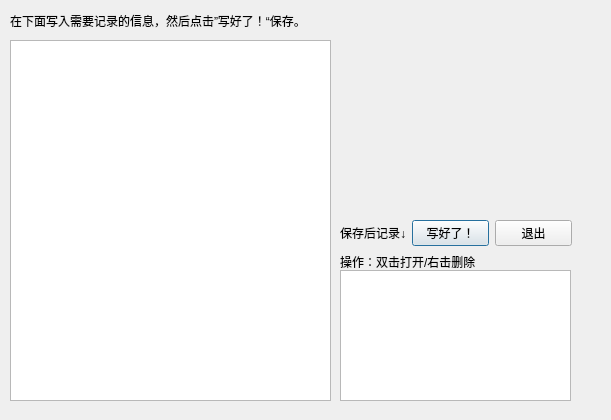
<?xml version="1.0" encoding="UTF-8"?>
<ui version="4.0">
 <class>CreateNotepadDialog</class>
 <widget class="QDialog" name="CreateNotepadDialog">
  <property name="geometry">
   <rect>
    <x>0</x>
    <y>0</y>
    <width>611</width>
    <height>420</height>
   </rect>
  </property>
  <property name="minimumSize">
   <size>
    <width>611</width>
    <height>420</height>
   </size>
  </property>
  <property name="maximumSize">
   <size>
    <width>611</width>
    <height>420</height>
   </size>
  </property>
  <property name="windowTitle">
   <string>记事本</string>
  </property>
  <widget class="QLabel" name="label">
   <property name="geometry">
    <rect>
     <x>0</x>
     <y>0</y>
     <width>611</width>
     <height>421</height>
    </rect>
   </property>
   <property name="styleSheet">
    <string notr="true">background-image: url(:/pic/backgroundEdit.png);</string>
   </property>
   <property name="text">
    <string/>
   </property>
  </widget>
  <widget class="QListWidget" name="listWidget_record">
   <property name="geometry">
    <rect>
     <x>340</x>
     <y>270</y>
     <width>231</width>
     <height>131</height>
    </rect>
   </property>
  </widget>
  <widget class="QTextEdit" name="textEdit_content">
   <property name="geometry">
    <rect>
     <x>10</x>
     <y>40</y>
     <width>321</width>
     <height>361</height>
    </rect>
   </property>
  </widget>
  <widget class="QLabel" name="label_2">
   <property name="geometry">
    <rect>
     <x>360</x>
     <y>10</y>
     <width>231</width>
     <height>163</height>
    </rect>
   </property>
   <property name="styleSheet">
    <string notr="true">background-image: url(:/pic/5.png);</string>
   </property>
   <property name="text">
    <string/>
   </property>
  </widget>
  <widget class="QLabel" name="label_intro">
   <property name="geometry">
    <rect>
     <x>10</x>
     <y>0</y>
     <width>331</width>
     <height>41</height>
    </rect>
   </property>
   <property name="styleSheet">
    <string notr="true">font: 9 pt &quot;微软雅黑&quot;;</string>
   </property>
   <property name="text">
    <string>在下面写入需要记录的信息，然后点击”写好了！“保存。</string>
   </property>
  </widget>
  <widget class="QWidget" name="">
   <property name="geometry">
    <rect>
     <x>340</x>
     <y>220</y>
     <width>232</width>
     <height>51</height>
    </rect>
   </property>
   <layout class="QVBoxLayout" name="verticalLayout">
    <item>
     <layout class="QHBoxLayout" name="horizontalLayout">
      <item>
       <widget class="QLabel" name="label_intro_2">
        <property name="styleSheet">
         <string notr="true">font: 9 pt &quot;微软雅黑&quot;;</string>
        </property>
        <property name="text">
         <string>保存后记录↓</string>
        </property>
       </widget>
      </item>
      <item>
       <widget class="QPushButton" name="pushButton_uploading">
        <property name="styleSheet">
         <string notr="true">font: 8pt &quot;微软雅黑&quot;;</string>
        </property>
        <property name="text">
         <string>写好了！</string>
        </property>
       </widget>
      </item>
      <item>
       <widget class="QPushButton" name="pushButton_exit">
        <property name="styleSheet">
         <string notr="true">font: 8pt &quot;微软雅黑&quot;;</string>
        </property>
        <property name="text">
         <string>退出</string>
        </property>
       </widget>
      </item>
     </layout>
    </item>
    <item>
     <widget class="QLabel" name="label_intro_3">
      <property name="styleSheet">
       <string notr="true">font: 9 pt &quot;微软雅黑&quot;;</string>
      </property>
      <property name="text">
       <string>操作：双击打开/右击删除</string>
      </property>
     </widget>
    </item>
   </layout>
  </widget>
 </widget>
 <resources/>
 <connections>
  <connection>
   <sender>listWidget_record</sender>
   <signal>doubleClicked(QModelIndex)</signal>
   <receiver>CreateNotepadDialog</receiver>
   <slot>loadIniInfoSlot()</slot>
   <hints>
    <hint type="sourcelabel">
     <x>468</x>
     <y>112</y>
    </hint>
    <hint type="destinationlabel">
     <x>589</x>
     <y>115</y>
    </hint>
   </hints>
  </connection>
  <connection>
   <sender>pushButton_exit</sender>
   <signal>clicked()</signal>
   <receiver>CreateNotepadDialog</receiver>
   <slot>reject()</slot>
   <hints>
    <hint type="sourcelabel">
     <x>435</x>
     <y>342</y>
    </hint>
    <hint type="destinationlabel">
     <x>583</x>
     <y>325</y>
    </hint>
   </hints>
  </connection>
  <connection>
   <sender>pushButton_uploading</sender>
   <signal>clicked()</signal>
   <receiver>CreateNotepadDialog</receiver>
   <slot>upLoadingSlot()</slot>
   <hints>
    <hint type="sourcelabel">
     <x>382</x>
     <y>334</y>
    </hint>
    <hint type="destinationlabel">
     <x>580</x>
     <y>380</y>
    </hint>
   </hints>
  </connection>
 </connections>
 <slots>
  <slot>upLoadingSlot()</slot>
  <slot>loadIniInfoSlot()</slot>
 </slots>
</ui>
